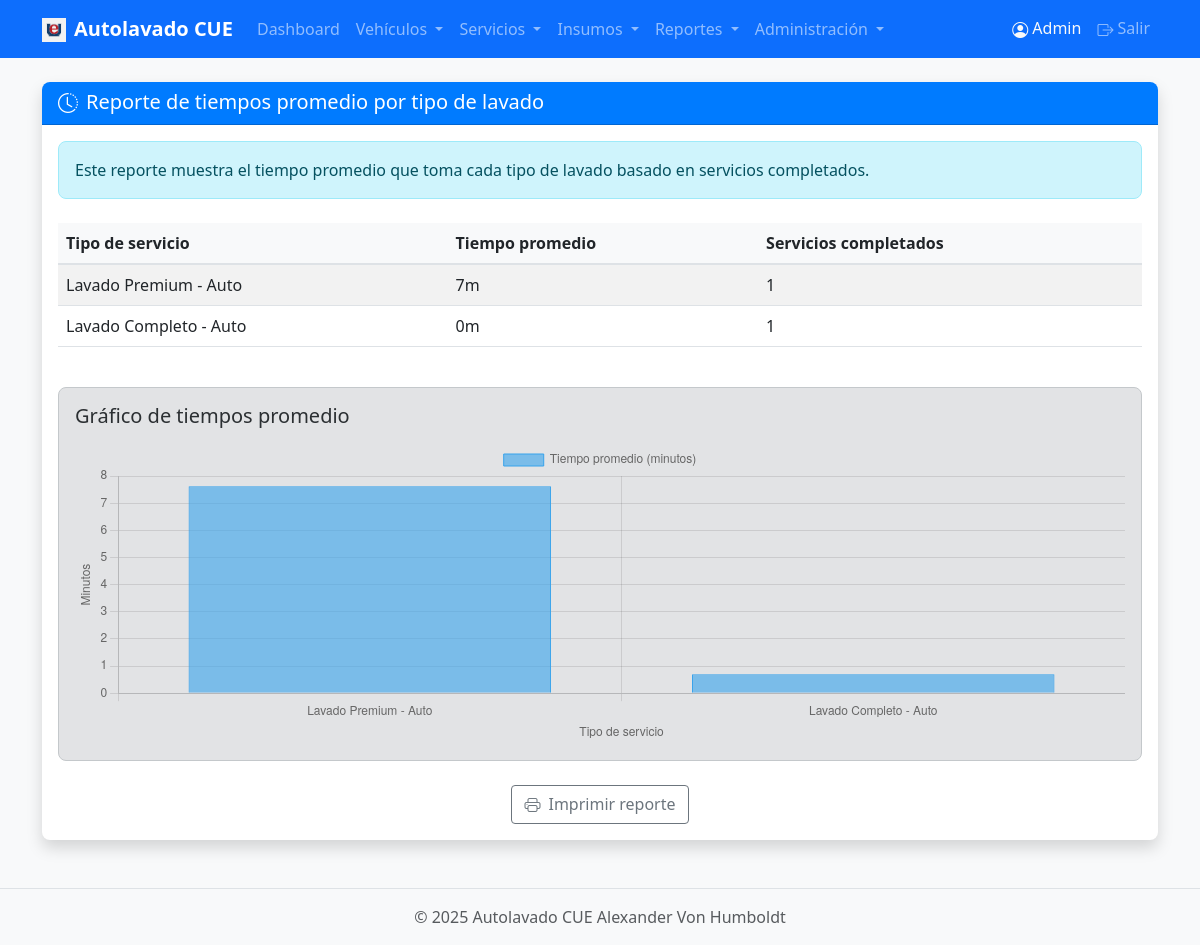
The page /reportes/tiempos (signed in) on the database its author committed.
### models/empleado.py (models this page shows, shortened)
class Empleado(UserMixin, db.Model):
    __tablename__ = 'empleados'
    id = db.Column(db.Integer, primary_key=True)
    nombre = db.Column(db.String(100), nullable=False)
    apellido = db.Column(db.String(100), nullable=False)
    email = db.Column(db.String(120), unique=True, nullable=False)
    password_hash = db.Column(db.String(128))
    telefono = db.Column(db.String(20))
    turno = db.Column(db.String(20))  # mañana, tarde, noche
    activo = db.Column(db.Boolean, default=True)
    es_admin = db.Column(db.Boolean, default=False)
    fecha_registro = db.Column(db.DateTime, default=datetime.now)
    servicios = db.relationship('Servicio', backref='empleado', lazy='dynamic')

### models/servicio.py (models this page shows, shortened)
class TipoServicio(db.Model):
    __tablename__ = 'tipos_servicio'
    id = db.Column(db.Integer, primary_key=True)
    nombre = db.Column(db.String(100), nullable=False)
    descripcion = db.Column(db.String(255))
    precio = db.Column(db.Float, nullable=False)
    tiempo_estimado = db.Column(db.Integer)  # Tiempo estimado en minutos
    tipo_vehiculo = db.Column(db.String(20), nullable=False)  # auto, camioneta, etc.
    activo = db.Column(db.Boolean, default=True)
    servicios = db.relationship('Servicio', backref='tipo_servicio', lazy='dynamic')

### app.py (the view)
@app.route('/reportes/tiempos')
@login_required
def reporte_tiempos():
    servicios = Servicio.query.filter(Servicio.fecha_salida.isnot(None)).all()
    tiempos_promedio = {}
    for servicio in servicios:
        tipo_servicio = servicio.tipo_servicio.nombre
        tiempo = (servicio.fecha_salida - servicio.fecha_entrada).total_seconds() / 60  # Tiempo en minutos
        if tipo_servicio in tiempos_promedio:
            tiempos_promedio[tipo_servicio]['total'] += tiempo
            tiempos_promedio[tipo_servicio]['count'] += 1
        else:
            tiempos_promedio[tipo_servicio] = {'total': tiempo, 'count': 1}
    for tipo, datos in tiempos_promedio.items():
        tiempos_promedio[tipo]['promedio'] = datos['total'] / datos['count']
    return render_template('reportes/tiempos.html', tiempos_promedio=tiempos_promedio)

### app.py (called while the page is built)
@login_manager.user_loader
def load_user(user_id):
    return Empleado.query.get(int(user_id))

@app.context_processor
def inject_menu_data():
    return {
        'show_admin_menu': current_user.is_authenticated and getattr(current_user, 'es_admin', False)
    }

### templates/reportes/tiempos.html (shortened to what this page needs)
{% extends 'base.html' %}
{% block content %}
<div class="card shadow">
    <div class="card-header bg-primary text-white">
        <h5 class="mb-0"><i class="bi bi-clock-history me-2"></i>Reporte de tiempos promedio por tipo de lavado</h5>
    </div>
    <div class="card-body">
        <div class="alert alert-info mb-4">
            <p class="mb-0">Este reporte muestra el tiempo promedio que toma cada tipo de lavado basado en servicios completados.</p>
        </div>
        {% if tiempos_promedio %}
        <div class="table-responsive">
            <table class="table table-striped table-hover">
                <thead>
                    <tr>
                        <th>Tipo de servicio</th>
                        <th>Tiempo promedio</th>
                        <th>Servicios completados</th>
                    </tr>
                </thead>
                <tbody>
                    {% for tipo, datos in tiempos_promedio.items() %}
                    <tr>
                        <td>{{ tipo }}</td>
                        <td>
                            {% set minutos = datos.promedio|int %}
                            {% if minutos >= 60 %}
                                {{ (minutos / 60)|int }}h {{ minutos % 60 }}m
                            {% else %}
                                {{ minutos }}m
                            {% endif %}
                        </td>
                        <td>{{ datos.count }}</td>
                    </tr>
                    {% endfor %}
                </tbody>
            </table>
        </div>
        <div class="alert alert-secondary mt-4">
            <h5 class="alert-heading">Gráfico de tiempos promedio</h5>
            <div class="mt-3" style="height: 300px;">
                <canvas id="tiemposChart"></canvas>
            </div>
        </div>
        {% else %}
        <div class="alert alert-warning">
            <p class="mb-0 text-center">No hay suficientes datos para generar el reporte de tiempos promedio.</p>
        </div>
        {% endif %}
        <div class="text-center mt-4">
            <button onclick="window.print()" class="btn btn-outline-secondary">
                <i class="bi bi-printer me-2"></i>Imprimir reporte
            </button>
        </div>
    </div>
</div>
{% endblock %}
{% block extra_js %}
<script>
    {% if tiempos_promedio %}
    document.addEventListener('DOMContentLoaded', function() {
        const ctx = document.getElementById('tiemposChart').getContext('2d');
        const labels = [{% for tipo in tiempos_promedio.keys() %}'{{ tipo }}',{% endfor %}];
        const data = [{% for datos in tiempos_promedio.values() %}{{ datos.promedio }},{% endfor %}];
        new Chart(ctx, {
            type: 'bar',
            data: {
                labels: labels,
                datasets: [{
                    label: 'Tiempo promedio (minutos)',
                    data: data,
                    backgroundColor: 'rgba(54, 162, 235, 0.6)',
                    borderColor: 'rgba(54, 162, 235, 1)',
                    borderWidth: 1
                }]
            },
            options: {
                responsive: true,
                maintainAspectRatio: false,
                scales: {
                    y: {
                        beginAtZero: true,
                        title: {
                            display: true,
                            text: 'Minutos'
                        }
                    },
                    x: {
                        title: {
                            display: true,
                            text: 'Tipo de servicio'
                        }
                    }
                }
            }
        });
    });
    {% endif %}
</script>
{% endblock %}

### templates/base.html (shortened to what this page needs)
<!DOCTYPE html>
<html lang="es">
<head>
    <link href="https://cdn.jsdelivr.net/npm/bootstrap@5.3.0/dist/css/bootstrap.min.css" rel="stylesheet">
    <link rel="stylesheet" href="https://cdn.jsdelivr.net/npm/bootstrap-icons@1.10.0/font/bootstrap-icons.css">
    <link rel="stylesheet" href="{{ url_for('static', filename='css/style.css') }}">
</head>
<body>
    {% if current_user.is_authenticated %}
    <nav class="navbar navbar-expand-lg navbar-dark bg-primary mb-4">
        <div class="container">
            <a class="navbar-brand" href="{{ url_for('index') }}">
                <img src="{{ url_for('static', filename='img/logoCUE.png') }}" alt="Logo" style="height: 24px; margin-right: 8px;">Autolavado CUE
            </a>
            <div class="collapse navbar-collapse" id="navbarNav">
                <ul class="navbar-nav me-auto">
                    <li class="nav-item">
                        <a class="nav-link" href="{{ url_for('index') }}">Dashboard</a>
                    </li>
                    <li class="nav-item dropdown">
                        <a class="nav-link dropdown-toggle" href="#" id="vehiculosDropdown" role="button" data-bs-toggle="dropdown" aria-expanded="false">
                            Vehículos
                        </a>
                    </li>
                    <li class="nav-item dropdown">
                        <a class="nav-link dropdown-toggle" href="#" id="serviciosDropdown" role="button" data-bs-toggle="dropdown" aria-expanded="false">
                            Servicios
                        </a>
                    </li>
                    <li class="nav-item dropdown">
                        <a class="nav-link dropdown-toggle" href="#" id="insumosDropdown" role="button" data-bs-toggle="dropdown" aria-expanded="false">
                            Insumos
                        </a>
                    </li>
                    <li class="nav-item dropdown">
                        <a class="nav-link dropdown-toggle" href="#" id="reportesDropdown" role="button" data-bs-toggle="dropdown" aria-expanded="false">
                            Reportes
                        </a>
                    </li>
                    {% if current_user.es_admin %}
                    <li class="nav-item dropdown">
                        <a class="nav-link dropdown-toggle" href="#" id="adminDropdown" role="button" data-bs-toggle="dropdown" aria-expanded="false">
                            Administración
                        </a>
                    </li>
                    {% endif %}
                </ul>
                <div class="navbar-nav">
                    <span class="nav-item nav-link text-light">
                        <i class="bi bi-person-circle me-1"></i>{{ current_user.nombre }}
                    </span>
                    <a class="nav-link" href="{{ url_for('logout') }}">
                        <i class="bi bi-box-arrow-right me-1"></i>Salir
                    </a>
                </div>
            </div>
        </div>
    </nav>
    {% endif %}
    <div class="container mt-4">
        {% block content %}{% endblock %}
    </div>
    <footer class="footer mt-5 py-3 bg-light">
        <div class="container text-center">
            <span class="text-muted">© 2025 Autolavado CUE Alexander Von Humboldt</span>
        </div>
    </footer>
    {% block extra_js %}{% endblock %}
</body>
</html>

### static/css/style.css (style rules this page uses)
body { background-color: #f8f9fa; font-family: 'Segoe UI', Tahoma, Geneva, Verdana, sans-serif; }
.navbar-brand { font-weight: 600; }
.card { border-radius: 8px; overflow: hidden; margin-bottom: 20px; border: none; }
.card-header { font-weight: 500; }
.card-header.bg-primary { background-color: #007bff !important; }
.table thead th { background-color: #f8f9fa; border-bottom: 2px solid #dee2e6; font-weight: 600; }
.btn { border-radius: 4px; font-weight: 500; }
.alert { border-radius: 8px; }
.footer { border-top: 1px solid #dee2e6; }
.bi { vertical-align: -0.1em; }

### rows shown on the page
Empleado: nombre "Admin"
TipoServicio: nombre "Lavado Premium - Auto", minutos "7", count "1"
TipoServicio: nombre "Lavado Completo - Auto", minutos "0", count "1"

### other values the page prints
chart data {{ tipo }} Lavado Premium - Auto, Lavado Completo - Auto
chart data {{ datos.promedio }} 7.622651966666667, 0.6995941499999999
